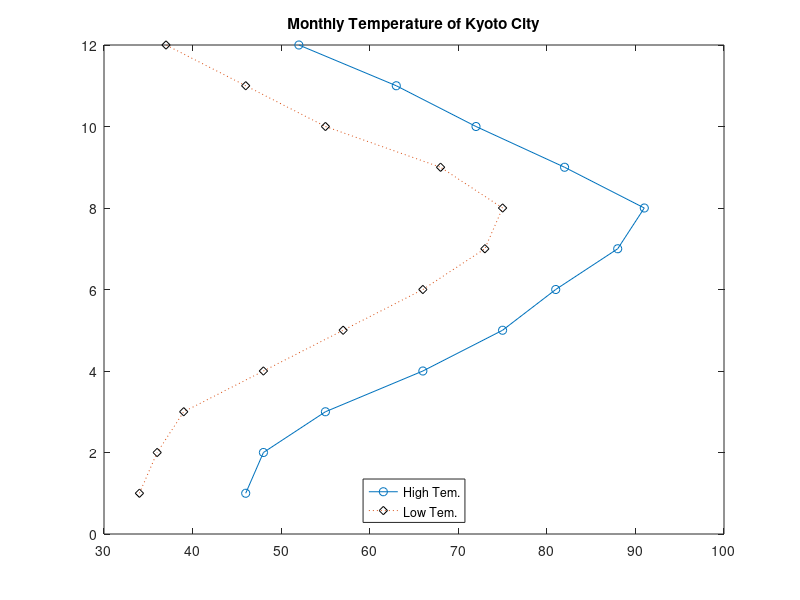

Reproduce this figure in MATLAB.
%% 
% 
% 
% 
% 
% *Student Name(In English)*: Andreiev Maksym
% 
% *Student ID*: 2022m666
% 
% 
%% *Assignment No. (8)*
%% 
% 
% 
% _*Q1.*_  Use the plot command to plot the function [$y=\pi x^2$] for x ($-10\le 
% x\le 10$) considering the following format:
% 
% |o red dash-dot| line and cross markers
% 
% |o| Line width = 1.2    
% 
% |o Marker edge color| = blue  
% 
% |o T|itle = "Function" 
% 
% |o| X-axis label = "X values"
% 
% |o Y|-axis label = "Amplitude"
% 
% |o| x-axis limit = -15 ~ 15
% 
% |o y|-axis limit = -50 ~ 400
% 
% |o| Displays the major grid lines
% 
% 

% Define x
x = -10:1:10;
% Calculation of y
y = pi*x.^2;
% Plot
plot(x, y, "r-.x", "LineWidth", 1.2, "MarkerEdgeColor", "b")
title("Function")
xlabel("X values")
ylabel("Amplitude")
xlim([-15 15])
ylim([-50 400])
grid on
%% 
% 
% 
% _*Q2.*_  Plot the function [$y=\sin \left(x^2 \right)$] and its derivative 
% [$y_d =2\;x\;\;\cos \left(x^2 \right)$] for $x$ ($0\le x\le 5$) in the same 
% figure, considering the following format:
% 
% |o| The function "$y$" has solid line
% 
% |o| The derivative "$y_d$" has dash-dotted line
% 
% |o The legend are "*Y*" &  "*Yd*|" in *South West Location*.
% 
% |o x|-axis limit = -1 ~ 6
% 
% |o| Insert [ Y=sin(X^2) ] and  [ Yd=2Xcos(X^2) ] equations as *text* near 
% their curves.

% Define x
x = 0:0.1:5;
% Calculation of y
y = sin(x.^2);
yd = 2*x.*cos(x.^2);
% Plot
plot(x, y, x, yd, "-.")
legend("Y", "Yd", "location", "southwest")
xlim([-1 6])
text(1.5, 1.5, "Y=sin(X^2)", "FontSize", 5, "Rotation", -30)
text(4, 5, "Yd=2Xcos(X^2)", "FontSize", 5, "Rotation", 83)
%% 
% 
% 
% _*Q3.*_  The following table shows the monthly average high and low temperature 
% of Kyoto city. The temperature is shown in "fahrenheit". 
% 
% 
%% 
% * Plot the high and low temperatures vesus the months (1~12 months) in the 
% same figure considering the following formats
%% 
% |o| Format of High temperature >  *solid* line with *circle* markers .
% 
% |o| Format of Low temperature  >  *dotted* line with *diamond* markers.
% 
% |o Marker edge color is *Black*.|
% 
% |o T|itle = "*Monthly Temperature of Kyoto City*" 
% 
% |o The legend are "*High Tem.*" &  "*Low Tem.*|".
% 
% |o The legend *location* is *South*|.
% 
% 

% define months
% all of the following answers are correct 
months = 1:1:12;
months = linspace(1, 12,12);

% define the temperature in fahrenheit 
high_f = [46 48 55 66 75 81 88 91 82 72 63 52];
low_f  = [34 36 39 48 57 66 73 75 68 55 46 37];

% plot
plot(high_f, months, "-o", low_f, months, ":d", "MarkerEdgeColor","k")
title("Monthly Temperature of Kyoto City")
legend("High Tem.", "Low Tem.", "location", "south")